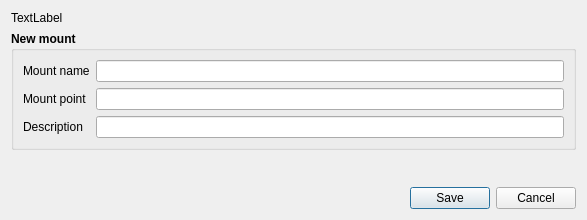
<?xml version="1.0" encoding="UTF-8"?>
<ui version="4.0">
 <class>DlgAddEditMount</class>
 <widget class="QDialog" name="DlgAddEditMount">
  <property name="geometry">
   <rect>
    <x>0</x>
    <y>0</y>
    <width>587</width>
    <height>220</height>
   </rect>
  </property>
  <property name="windowTitle">
   <string>Dialog</string>
  </property>
  <layout class="QVBoxLayout" name="verticalLayout_4">
   <item>
    <widget class="QLabel" name="lblStatus">
     <property name="text">
      <string>TextLabel</string>
     </property>
    </widget>
   </item>
   <item>
    <widget class="QGroupBox" name="groupBox">
     <property name="font">
      <font>
       <weight>75</weight>
       <bold>true</bold>
      </font>
     </property>
     <property name="title">
      <string>New mount</string>
     </property>
     <layout class="QFormLayout" name="formLayout">
      <item row="0" column="0">
       <widget class="QLabel" name="lblMountName">
        <property name="font">
         <font>
          <weight>50</weight>
          <bold>false</bold>
         </font>
        </property>
        <property name="text">
         <string>Mount name</string>
        </property>
       </widget>
      </item>
      <item row="0" column="1">
       <widget class="QLineEdit" name="leMountName">
        <property name="enabled">
         <bool>true</bool>
        </property>
        <property name="font">
         <font>
          <weight>50</weight>
          <bold>false</bold>
         </font>
        </property>
        <property name="readOnly">
         <bool>false</bool>
        </property>
       </widget>
      </item>
      <item row="1" column="0">
       <widget class="QLabel" name="lblMountPoint">
        <property name="font">
         <font>
          <weight>50</weight>
          <bold>false</bold>
         </font>
        </property>
        <property name="text">
         <string>Mount point</string>
        </property>
       </widget>
      </item>
      <item row="1" column="1">
       <widget class="QLineEdit" name="leMountPoint">
        <property name="font">
         <font>
          <weight>50</weight>
          <bold>false</bold>
         </font>
        </property>
       </widget>
      </item>
      <item row="2" column="0">
       <widget class="QLabel" name="lblDescription">
        <property name="font">
         <font>
          <weight>50</weight>
          <bold>false</bold>
         </font>
        </property>
        <property name="text">
         <string>Description</string>
        </property>
       </widget>
      </item>
      <item row="2" column="1">
       <widget class="QLineEdit" name="leDescription">
        <property name="font">
         <font>
          <weight>50</weight>
          <bold>false</bold>
         </font>
        </property>
       </widget>
      </item>
     </layout>
    </widget>
   </item>
   <item>
    <spacer name="verticalSpacer">
     <property name="orientation">
      <enum>Qt::Vertical</enum>
     </property>
     <property name="sizeHint" stdset="0">
      <size>
       <width>20</width>
       <height>40</height>
      </size>
     </property>
    </spacer>
   </item>
   <item>
    <widget class="QDialogButtonBox" name="buttonBox">
     <property name="font">
      <font>
       <weight>50</weight>
       <bold>false</bold>
      </font>
     </property>
     <property name="orientation">
      <enum>Qt::Horizontal</enum>
     </property>
     <property name="standardButtons">
      <set>QDialogButtonBox::Cancel|QDialogButtonBox::Save</set>
     </property>
    </widget>
   </item>
  </layout>
 </widget>
 <resources/>
 <connections>
  <connection>
   <sender>buttonBox</sender>
   <signal>accepted()</signal>
   <receiver>DlgAddEditMount</receiver>
   <slot>accept()</slot>
   <hints>
    <hint type="sourcelabel">
     <x>240</x>
     <y>189</y>
    </hint>
    <hint type="destinationlabel">
     <x>240</x>
     <y>111</y>
    </hint>
   </hints>
  </connection>
  <connection>
   <sender>buttonBox</sender>
   <signal>rejected()</signal>
   <receiver>DlgAddEditMount</receiver>
   <slot>reject()</slot>
   <hints>
    <hint type="sourcelabel">
     <x>240</x>
     <y>189</y>
    </hint>
    <hint type="destinationlabel">
     <x>240</x>
     <y>111</y>
    </hint>
   </hints>
  </connection>
 </connections>
</ui>
